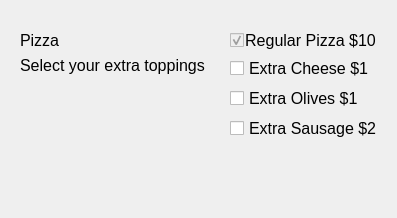
<?xml version="1.0" encoding="UTF-8"?>
<ui version="4.0">
 <class>Dialog</class>
 <widget class="QDialog" name="Dialog">
  <property name="geometry">
   <rect>
    <x>0</x>
    <y>0</y>
    <width>397</width>
    <height>218</height>
   </rect>
  </property>
  <property name="windowTitle">
   <string>Dialog</string>
  </property>
  <widget class="QLabel" name="label">
   <property name="geometry">
    <rect>
     <x>240</x>
     <y>30</y>
     <width>141</width>
     <height>21</height>
    </rect>
   </property>
   <property name="font">
    <font>
     <pointsize>12</pointsize>
    </font>
   </property>
   <property name="text">
    <string>Regular Pizza $10</string>
   </property>
   <property name="alignment">
    <set>Qt::AlignCenter</set>
   </property>
  </widget>
  <widget class="QLabel" name="label_2">
   <property name="geometry">
    <rect>
     <x>20</x>
     <y>50</y>
     <width>201</width>
     <height>31</height>
    </rect>
   </property>
   <property name="font">
    <font>
     <pointsize>12</pointsize>
    </font>
   </property>
   <property name="text">
    <string>Select your extra toppings</string>
   </property>
  </widget>
  <widget class="QLabel" name="labelAmount">
   <property name="geometry">
    <rect>
     <x>20</x>
     <y>170</y>
     <width>351</width>
     <height>31</height>
    </rect>
   </property>
   <property name="font">
    <font>
     <pointsize>12</pointsize>
    </font>
   </property>
   <property name="text">
    <string/>
   </property>
   <property name="alignment">
    <set>Qt::AlignCenter</set>
   </property>
  </widget>
  <widget class="QCheckBox" name="checkBoxCheese">
   <property name="geometry">
    <rect>
     <x>230</x>
     <y>60</y>
     <width>161</width>
     <height>17</height>
    </rect>
   </property>
   <property name="font">
    <font>
     <pointsize>12</pointsize>
    </font>
   </property>
   <property name="text">
    <string>Extra Cheese $1</string>
   </property>
  </widget>
  <widget class="QCheckBox" name="checkBoxOlive">
   <property name="geometry">
    <rect>
     <x>230</x>
     <y>90</y>
     <width>161</width>
     <height>17</height>
    </rect>
   </property>
   <property name="font">
    <font>
     <pointsize>12</pointsize>
    </font>
   </property>
   <property name="text">
    <string>Extra Olives $1</string>
   </property>
  </widget>
  <widget class="QCheckBox" name="checkBoxSausage">
   <property name="geometry">
    <rect>
     <x>230</x>
     <y>120</y>
     <width>161</width>
     <height>17</height>
    </rect>
   </property>
   <property name="font">
    <font>
     <pointsize>12</pointsize>
    </font>
   </property>
   <property name="text">
    <string>Extra Sausage $2</string>
   </property>
  </widget>
  <widget class="QCheckBox" name="checkBoxRegularPizza">
   <property name="enabled">
    <bool>false</bool>
   </property>
   <property name="geometry">
    <rect>
     <x>230</x>
     <y>30</y>
     <width>16</width>
     <height>20</height>
    </rect>
   </property>
   <property name="font">
    <font>
     <pointsize>12</pointsize>
    </font>
   </property>
   <property name="text">
    <string/>
   </property>
   <property name="checkable">
    <bool>true</bool>
   </property>
   <property name="checked">
    <bool>true</bool>
   </property>
   <property name="tristate">
    <bool>false</bool>
   </property>
  </widget>
  <widget class="QLabel" name="label_3">
   <property name="geometry">
    <rect>
     <x>20</x>
     <y>30</y>
     <width>201</width>
     <height>21</height>
    </rect>
   </property>
   <property name="font">
    <font>
     <pointsize>12</pointsize>
    </font>
   </property>
   <property name="text">
    <string>Pizza</string>
   </property>
  </widget>
 </widget>
 <resources/>
 <connections/>
</ui>
